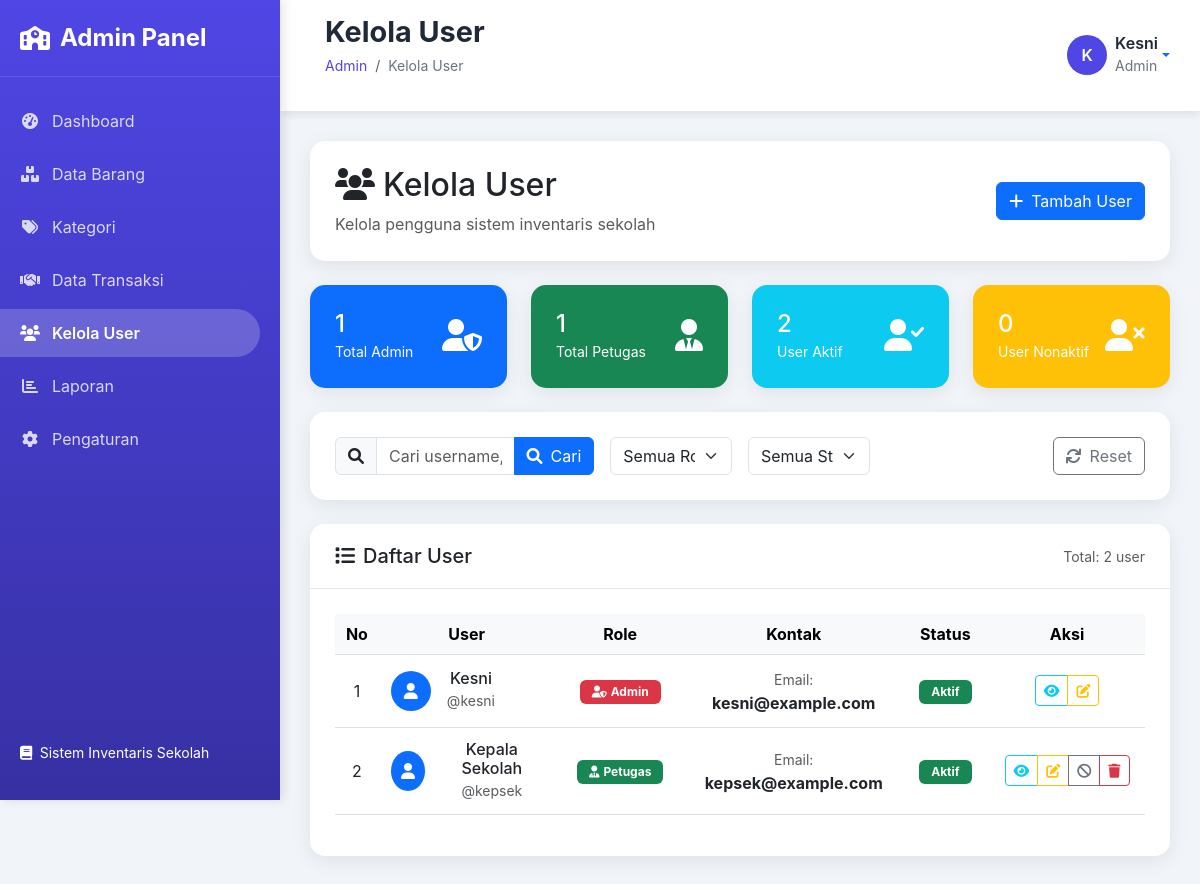
Page /admin/user/index.php (signed in) on the committed database.
### tables this page shows
CREATE TABLE `users` (
  `id` int(11) NOT NULL,
  `username` varchar(50) NOT NULL,
  `password` varchar(255) NOT NULL,
  `nama_lengkap` varchar(100) NOT NULL,
  `email` varchar(100) DEFAULT NULL,
  `role` enum('admin','petugas','user') DEFAULT 'user',
  `status` enum('aktif','nonaktif') DEFAULT 'aktif',
  `foto` varchar(255) DEFAULT NULL,
  `created_at` timestamp NULL DEFAULT current_timestamp(),
  `updated_at` timestamp NULL DEFAULT current_timestamp() ON UPDATE current_timestamp()
);

### admin/user/index.php (the view, shortened to what the rows shown need)
<?php
require_once '../includes/header.php';
try {
    $pdo = new PDO("mysql:host=localhost;dbname=inventaris_sekolah", "root", "");
    $pdo->setAttribute(PDO::ATTR_ERRMODE, PDO::ERRMODE_EXCEPTION);
    $page = isset($_GET['page']) ? (int)$_GET['page'] : 1;
    $limit = 10;
    $offset = ($page - 1) * $limit;
    $search = isset($_GET['search']) ? validateInput($_GET['search']) : '';
    $role_filter = isset($_GET['role']) ? validateInput($_GET['role']) : '';
    $status_filter = isset($_GET['status']) ? validateInput($_GET['status']) : '';
    $where_conditions = [];
    $params = [];
    $where_clause = !empty($where_conditions) ? "WHERE " . implode(" AND ", $where_conditions) : "";
    $query = "
        SELECT
            u.*
        FROM users u
        $where_clause
        GROUP BY u.id
        ORDER BY u.created_at DESC
        LIMIT $limit OFFSET $offset
    ";
    $stmt = $pdo->prepare($query);
    $stmt->execute($params);
    $user_list = $stmt->fetchAll(PDO::FETCH_ASSOC);
} catch (Exception $e) {
    $user_list = [];
    $total_records = 0;
    $total_pages = 0;
}
?>
<div class="row mb-4">
    <div class="col-12">
        <div class="card">
            <div class="card-body">
                <div class="row align-items-center">
                    <div class="col-md-8">
                        <h2 class="mb-2">
                            <i class="fas fa-users me-2"></i>Kelola User
                        </h2>
                    </div>
                </div>
            </div>
        </div>
    </div>
</div>
<div class="row">
    <div class="col-12">
        <div class="card">
            <div class="card-body">
                <?php if (empty($user_list)): ?>
                    <div class="text-center py-5">
                        <?php if (!empty($search) || !empty($role_filter) || !empty($status_filter)): ?>
                            <i class="fas fa-search fa-3x text-muted mb-3"></i>
                            <h5 class="text-muted">Tidak ada hasil pencarian</h5>
                            <p class="text-muted">Tidak ditemukan user yang sesuai dengan kriteria pencarian.</p>
                            <a href="index.php" class="btn btn-outline-secondary">
                                <i class="fas fa-times me-2"></i>Hapus Filter
                            </a>
                        <?php else: ?>
                            <i class="fas fa-users fa-3x text-muted mb-3"></i>
                            <h5 class="text-muted">Tidak ada data user</h5>
                            <p class="text-muted">Belum ada user yang ditambahkan</p>
                            <a href="?action=add" class="btn btn-primary">
                                <i class="fas fa-plus me-2"></i>Tambah User Pertama
                            </a>
                        <?php endif; ?>
                    </div>
                <?php else: ?>
                    <div class="table-responsive">
                        <table class="table table-hover text-center" id="userTable">
                            <thead class="table-light">
                                <tr>
                                    <th width="5%">No</th>
                                    <th width="20%">User</th>
                                    <th width="15%">Role</th>
                                    <th width="20%">Kontak</th>
                                    <th width="10%">Status</th>
                                    <th width="10%">Aksi</th>
                                </tr>
                            </thead>
                            <tbody>
                                <?php foreach ($user_list as $index => $user): ?>
                                    <tr>
                                        <td><?= $offset + $index + 1 ?></td>
                                        <td>
                                            <div class="d-flex align-items-center">
                                                <?php if ($user['foto']): ?>
                                                    <img src="../../uploads/<?= htmlspecialchars($user['foto']) ?>"
                                                        class="avatar-sm rounded-circle me-3" alt="Foto User">
                                                <?php else: ?>
                                                    <div class="avatar-sm bg-primary rounded-circle d-flex align-items-center justify-content-center me-3">
                                                        <i class="fas fa-user text-white"></i>
                                                    </div>
                                                <?php endif; ?>
                                                <div>
                                                    <h6 class="mb-0"><?= htmlspecialchars($user['nama_lengkap']) ?></h6>
                                                    <small class="text-muted">@<?= htmlspecialchars($user['username']) ?></small>
                                                </div>
                                            </div>
                                        </td>
                                        <td>
                                            <?php
                                            $role_class = '';
                                            $role_icon = '';
                                            switch ($user['role']) {
                                                case 'admin':
                                                    $role_class = 'bg-danger';
                                                    $role_icon = 'fas fa-user-shield';
                                                    break;
                                                case 'petugas':
                                                    $role_class = 'bg-success';
                                                    $role_icon = 'fas fa-user-tie';
                                                    break;
                                            }
                                            ?>
                                            <span class="badge <?= $role_class ?>">
                                                <i class="<?= $role_icon ?> me-1"></i><?= ucfirst($user['role']) ?>
                                            </span>
                                        </td>
                                        <td>
                                            <div>
                                                <small class="text-muted">Email:</small><br>
                                                <strong><?= htmlspecialchars($user['email'] ?? '-') ?></strong>
                                            </div>
                                        </td>
                                        <td>
                                            <?php
                                            $status_class = ($user['status'] == 'aktif') ? 'bg-success' : 'bg-warning';
                                            $status_text = ($user['status'] == 'aktif') ? 'Aktif' : 'Nonaktif';
                                            ?>
                                            <span class="badge <?= $status_class ?>">
                                                <?= $status_text ?>
                                            </span>
                                        </td>
                                        <td>
                                            <div class="btn-group" role="group">
                                                <button type="button" class="btn btn-sm btn-outline-info"
                                                    onclick="showDetail(<?= $user['id'] ?>)"
                                                    title="Detail">
                                                    <i class="fas fa-eye"></i>
                                                </button>
                                                <a href="?action=edit&id=<?= $user['id'] ?>"
                                                    class="btn btn-sm btn-outline-warning" title="Edit">
                                                    <i class="fas fa-edit"></i>
                                                </a>
                                                <?php if ($user['id'] != $_SESSION['user_id']): ?>
                                                    <button type="button" class="btn btn-sm btn-outline-secondary"
                                                        onclick="confirmToggleStatus(<?= $user['id'] ?>, '<?= htmlspecialchars($user['nama_lengkap']) ?>', '<?= $user['status'] ?>')"
                                                        title="<?= $user['status'] == 'aktif' ? 'Nonaktifkan' : 'Aktifkan' ?>">
                                                        <i class="fas fa-<?= $user['status'] == 'aktif' ? 'ban' : 'check' ?>"></i>
                                                    </button>
                                                    <button type="button" class="btn btn-sm btn-outline-danger"
                                                        onclick="confirmDelete(<?= $user['id'] ?>, '<?= htmlspecialchars($user['nama_lengkap']) ?>')"
                                                        title="Hapus">
                                                        <i class="fas fa-trash"></i>
                                                    </button>
                                                <?php endif; ?>
                                            </div>
                                        </td>
                                    </tr>
                                <?php endforeach; ?>
                            </tbody>
                        </table>
                    </div>
                <?php endif; ?>
            </div>
        </div>
    </div>
</div>
<?php require_once '../includes/footer.php'; ?>

### rows in the picture
users: index "1", nama_lengkap "Kesni", username "kesni", role "Admin", email "kesni@example.com", status "Aktif"
users: index "2", nama_lengkap "Kepala Sekolah", username "kepsek", role "Petugas", email "kepsek@example.com", status "Aktif"

### other values in the picture
$page_title "Kelola User"
substr($user_name, 0, 1) "K"
$user_name "Kesni"
$user_role "Admin"
$role_counts['admin'] "1"
$role_counts['petugas'] "1"
$status_counts['aktif'] "2"
$status_counts['nonaktif'] "0"
$total_records "2"
